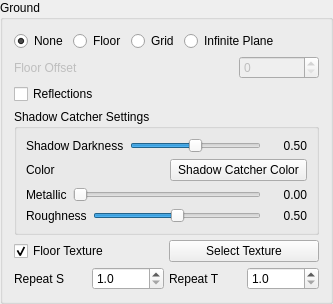
           <widget class="QGroupBox" name="groupBoxFloor">
            <property name="title">
             <string>Ground</string>
            </property>
            <property name="flat">
             <bool>true</bool>
            </property>
            <layout class="QVBoxLayout" name="floorLayout">
             <property name="spacing">
              <number>5</number>
             </property>
             <item>
              <layout class="QHBoxLayout" name="floorCheckLayout">
               <item>
                <widget class="QRadioButton" name="radioButtonGroundNone">
                 <property name="text">
                  <string>None</string>
                 </property>
                 <property name="checked">
                  <bool>true</bool>
                 </property>
                </widget>
               </item>
               <item>
                <widget class="QRadioButton" name="radioButtonGroundFloor">
                 <property name="text">
                  <string>Floor</string>
                 </property>
                </widget>
               </item>
               <item>
                <widget class="QRadioButton" name="radioButtonGroundGrid">
                 <property name="text">
                  <string>Grid</string>
                 </property>
                </widget>
               </item>
               <item>
                <widget class="QRadioButton" name="radioButtonGroundInfinitePlane">
                 <property name="toolTip">
                  <string>&lt;html&gt;&lt;head/&gt;&lt;body&gt;&lt;p&gt;Ray tracer only: an invisible ground plane showing only the model's shadow/contact darkening, as if the model were sitting directly on the environment's own ground. Only selectable while Ray Traced rendering is active.&lt;/p&gt;&lt;/body&gt;&lt;/html&gt;</string>
                 </property>
                 <property name="text">
                  <string>Infinite Plane</string>
                 </property>
                </widget>
               </item>
               <item>
                <spacer name="spacerFloorCheck">
                 <property name="orientation">
                  <enum>Qt::Orientation::Horizontal</enum>
                 </property>
                 <property name="sizeHint" stdset="0">
                  <size>
                   <width>40</width>
                   <height>20</height>
                  </size>
                 </property>
                </spacer>
               </item>
              </layout>
             </item>
             <item>
              <layout class="QHBoxLayout" name="floorOffsetLayout">
               <item>
                <widget class="QLabel" name="labelFloorOffset">
                 <property name="enabled">
                  <bool>false</bool>
                 </property>
                 <property name="text">
                  <string>Floor Offset</string>
                 </property>
                </widget>
               </item>
               <item>
                <widget class="QDoubleSpinBox" name="doubleSpinBoxFloorOffset">
                 <property name="enabled">
                  <bool>false</bool>
                 </property>
                 <property name="maximumSize">
                  <size>
                   <width>80</width>
                   <height>16777215</height>
                  </size>
                 </property>
                 <property name="decimals">
                  <number>0</number>
                 </property>
                 <property name="maximum">
                  <double>100.000000000000000</double>
                 </property>
                </widget>
               </item>
              </layout>
             </item>
             <item>
              <layout class="QHBoxLayout" name="reflectionsLayout">
               <item>
                <widget class="QCheckBox" name="checkBoxReflections">
                 <property name="text">
                  <string>Reflections</string>
                 </property>
                </widget>
               </item>
              </layout>
             </item>
             <item>
              <widget class="QGroupBox" name="groupBoxShadowCatcher">
               <property name="title">
                <string>Shadow Catcher Settings</string>
               </property>
               <layout class="QVBoxLayout" name="shadowCatcherGroupLayout">
                <item>
                 <layout class="QHBoxLayout" name="shadowDarknessLayout">
                  <item>
                   <widget class="QLabel" name="labelShadowDarkness">
                    <property name="text">
                     <string>Shadow Darkness</string>
                    </property>
                   </widget>
                  </item>
                  <item>
                   <widget class="QSlider" name="sliderShadowDarkness">
                    <property name="minimum">
                     <number>0</number>
                    </property>
                    <property name="maximum">
                     <number>100</number>
                    </property>
                    <property name="singleStep">
                     <number>5</number>
                    </property>
                    <property name="pageStep">
                     <number>10</number>
                    </property>
                    <property name="value">
                     <number>50</number>
                    </property>
                    <property name="orientation">
                     <enum>Qt::Orientation::Horizontal</enum>
                    </property>
                   </widget>
                  </item>
                  <item>
                   <widget class="QLabel" name="labelShadowDarknessValue">
                    <property name="minimumSize">
                     <size>
                      <width>40</width>
                      <height>0</height>
                     </size>
                    </property>
                    <property name="text">
                     <string>0.50</string>
                    </property>
                    <property name="alignment">
                     <set>Qt::AlignmentFlag::AlignRight|Qt::AlignmentFlag::AlignTrailing|Qt::AlignmentFlag::AlignVCenter</set>
                    </property>
                   </widget>
                  </item>
                 </layout>
                </item>
                <item>
                 <layout class="QHBoxLayout" name="shadowCatcherColorLayout">
                  <item>
                   <widget class="QLabel" name="labelShadowCatcherColor">
                    <property name="text">
                     <string>Color</string>
                    </property>
                   </widget>
                  </item>
                  <item>
                   <widget class="QPushButton" name="pushButtonShadowCatcherColor">
                    <property name="toolTip">
                     <string>&lt;html&gt;&lt;head/&gt;&lt;body&gt;&lt;p&gt;Flat material color the shadow catcher's continuation bounce reflects with - never the real floor's texture/color.&lt;/p&gt;&lt;/body&gt;&lt;/html&gt;</string>
                    </property>
                    <property name="text">
                     <string>Shadow Catcher Color</string>
                    </property>
                   </widget>
                  </item>
                 </layout>
                </item>
                <item>
                 <layout class="QHBoxLayout" name="shadowCatcherMetallicLayout">
                  <item>
                   <widget class="QLabel" name="labelShadowCatcherMetallic">
                    <property name="text">
                     <string>Metallic</string>
                    </property>
                   </widget>
                  </item>
                  <item>
                   <widget class="QSlider" name="sliderShadowCatcherMetallic">
                    <property name="minimum">
                     <number>0</number>
                    </property>
                    <property name="maximum">
                     <number>100</number>
                    </property>
                    <property name="singleStep">
                     <number>5</number>
                    </property>
                    <property name="pageStep">
                     <number>10</number>
                    </property>
                    <property name="value">
                     <number>0</number>
                    </property>
                    <property name="orientation">
                     <enum>Qt::Orientation::Horizontal</enum>
                    </property>
                   </widget>
                  </item>
                  <item>
                   <widget class="QLabel" name="labelShadowCatcherMetallicValue">
                    <property name="minimumSize">
                     <size>
                      <width>40</width>
                      <height>0</height>
                     </size>
                    </property>
                    <property name="text">
                     <string>0.00</string>
                    </property>
                    <property name="alignment">
                     <set>Qt::AlignmentFlag::AlignRight|Qt::AlignmentFlag::AlignTrailing|Qt::AlignmentFlag::AlignVCenter</set>
                    </property>
                   </widget>
                  </item>
                 </layout>
                </item>
                <item>
                 <layout class="QHBoxLayout" name="shadowCatcherRoughnessLayout">
                  <item>
                   <widget class="QLabel" name="labelShadowCatcherRoughness">
                    <property name="text">
                     <string>Roughness</string>
                    </property>
                   </widget>
                  </item>
                  <item>
                   <widget class="QSlider" name="sliderShadowCatcherRoughness">
                    <property name="minimum">
                     <number>0</number>
                    </property>
                    <property name="maximum">
                     <number>100</number>
                    </property>
                    <property name="singleStep">
                     <number>5</number>
                    </property>
                    <property name="pageStep">
                     <number>10</number>
                    </property>
                    <property name="value">
                     <number>50</number>
                    </property>
                    <property name="orientation">
                     <enum>Qt::Orientation::Horizontal</enum>
                    </property>
                   </widget>
                  </item>
                  <item>
                   <widget class="QLabel" name="labelShadowCatcherRoughnessValue">
                    <property name="minimumSize">
                     <size>
                      <width>40</width>
                      <height>0</height>
                     </size>
                    </property>
                    <property name="text">
                     <string>0.50</string>
                    </property>
                    <property name="alignment">
                     <set>Qt::AlignmentFlag::AlignRight|Qt::AlignmentFlag::AlignTrailing|Qt::AlignmentFlag::AlignVCenter</set>
                    </property>
                   </widget>
                  </item>
                 </layout>
                </item>
               </layout>
              </widget>
             </item>
             <item>
              <layout class="QHBoxLayout" name="floorTextureLayout">
               <item>
                <widget class="QCheckBox" name="checkBoxFloorTexture">
                 <property name="text">
                  <string>Floor Texture</string>
                 </property>
                 <property name="checked">
                  <bool>true</bool>
                 </property>
                </widget>
               </item>
               <item>
                <widget class="QPushButton" name="pushButtonFloorTexture">
                 <property name="text">
                  <string>Select Texture</string>
                 </property>
                </widget>
               </item>
              </layout>
             </item>
             <item>
              <layout class="QHBoxLayout" name="floorRepeatLayout">
               <item>
                <widget class="QLabel" name="labelRepeatS">
                 <property name="text">
                  <string>Repeat S</string>
                 </property>
                </widget>
               </item>
               <item>
                <widget class="QDoubleSpinBox" name="doubleSpinBoxRepeatS">
                 <property name="maximumSize">
                  <size>
                   <width>80</width>
                   <height>16777215</height>
                  </size>
                 </property>
                 <property name="decimals">
                  <number>1</number>
                 </property>
                 <property name="minimum">
                  <double>1.000000000000000</double>
                 </property>
                 <property name="maximum">
                  <double>10.000000000000000</double>
                 </property>
                 <property name="value">
                  <double>1.000000000000000</double>
                 </property>
                </widget>
               </item>
               <item>
                <widget class="QLabel" name="labelRepeatT">
                 <property name="text">
                  <string>Repeat T</string>
                 </property>
                </widget>
               </item>
               <item>
                <widget class="QDoubleSpinBox" name="doubleSpinBoxRepeatT">
                 <property name="maximumSize">
                  <size>
                   <width>80</width>
                   <height>16777215</height>
                  </size>
                 </property>
                 <property name="decimals">
                  <number>1</number>
                 </property>
                 <property name="minimum">
                  <double>1.000000000000000</double>
                 </property>
                 <property name="maximum">
                  <double>10.000000000000000</double>
                 </property>
                 <property name="value">
                  <double>1.000000000000000</double>
                 </property>
                </widget>
               </item>
              </layout>
             </item>
            </layout>
           </widget>
